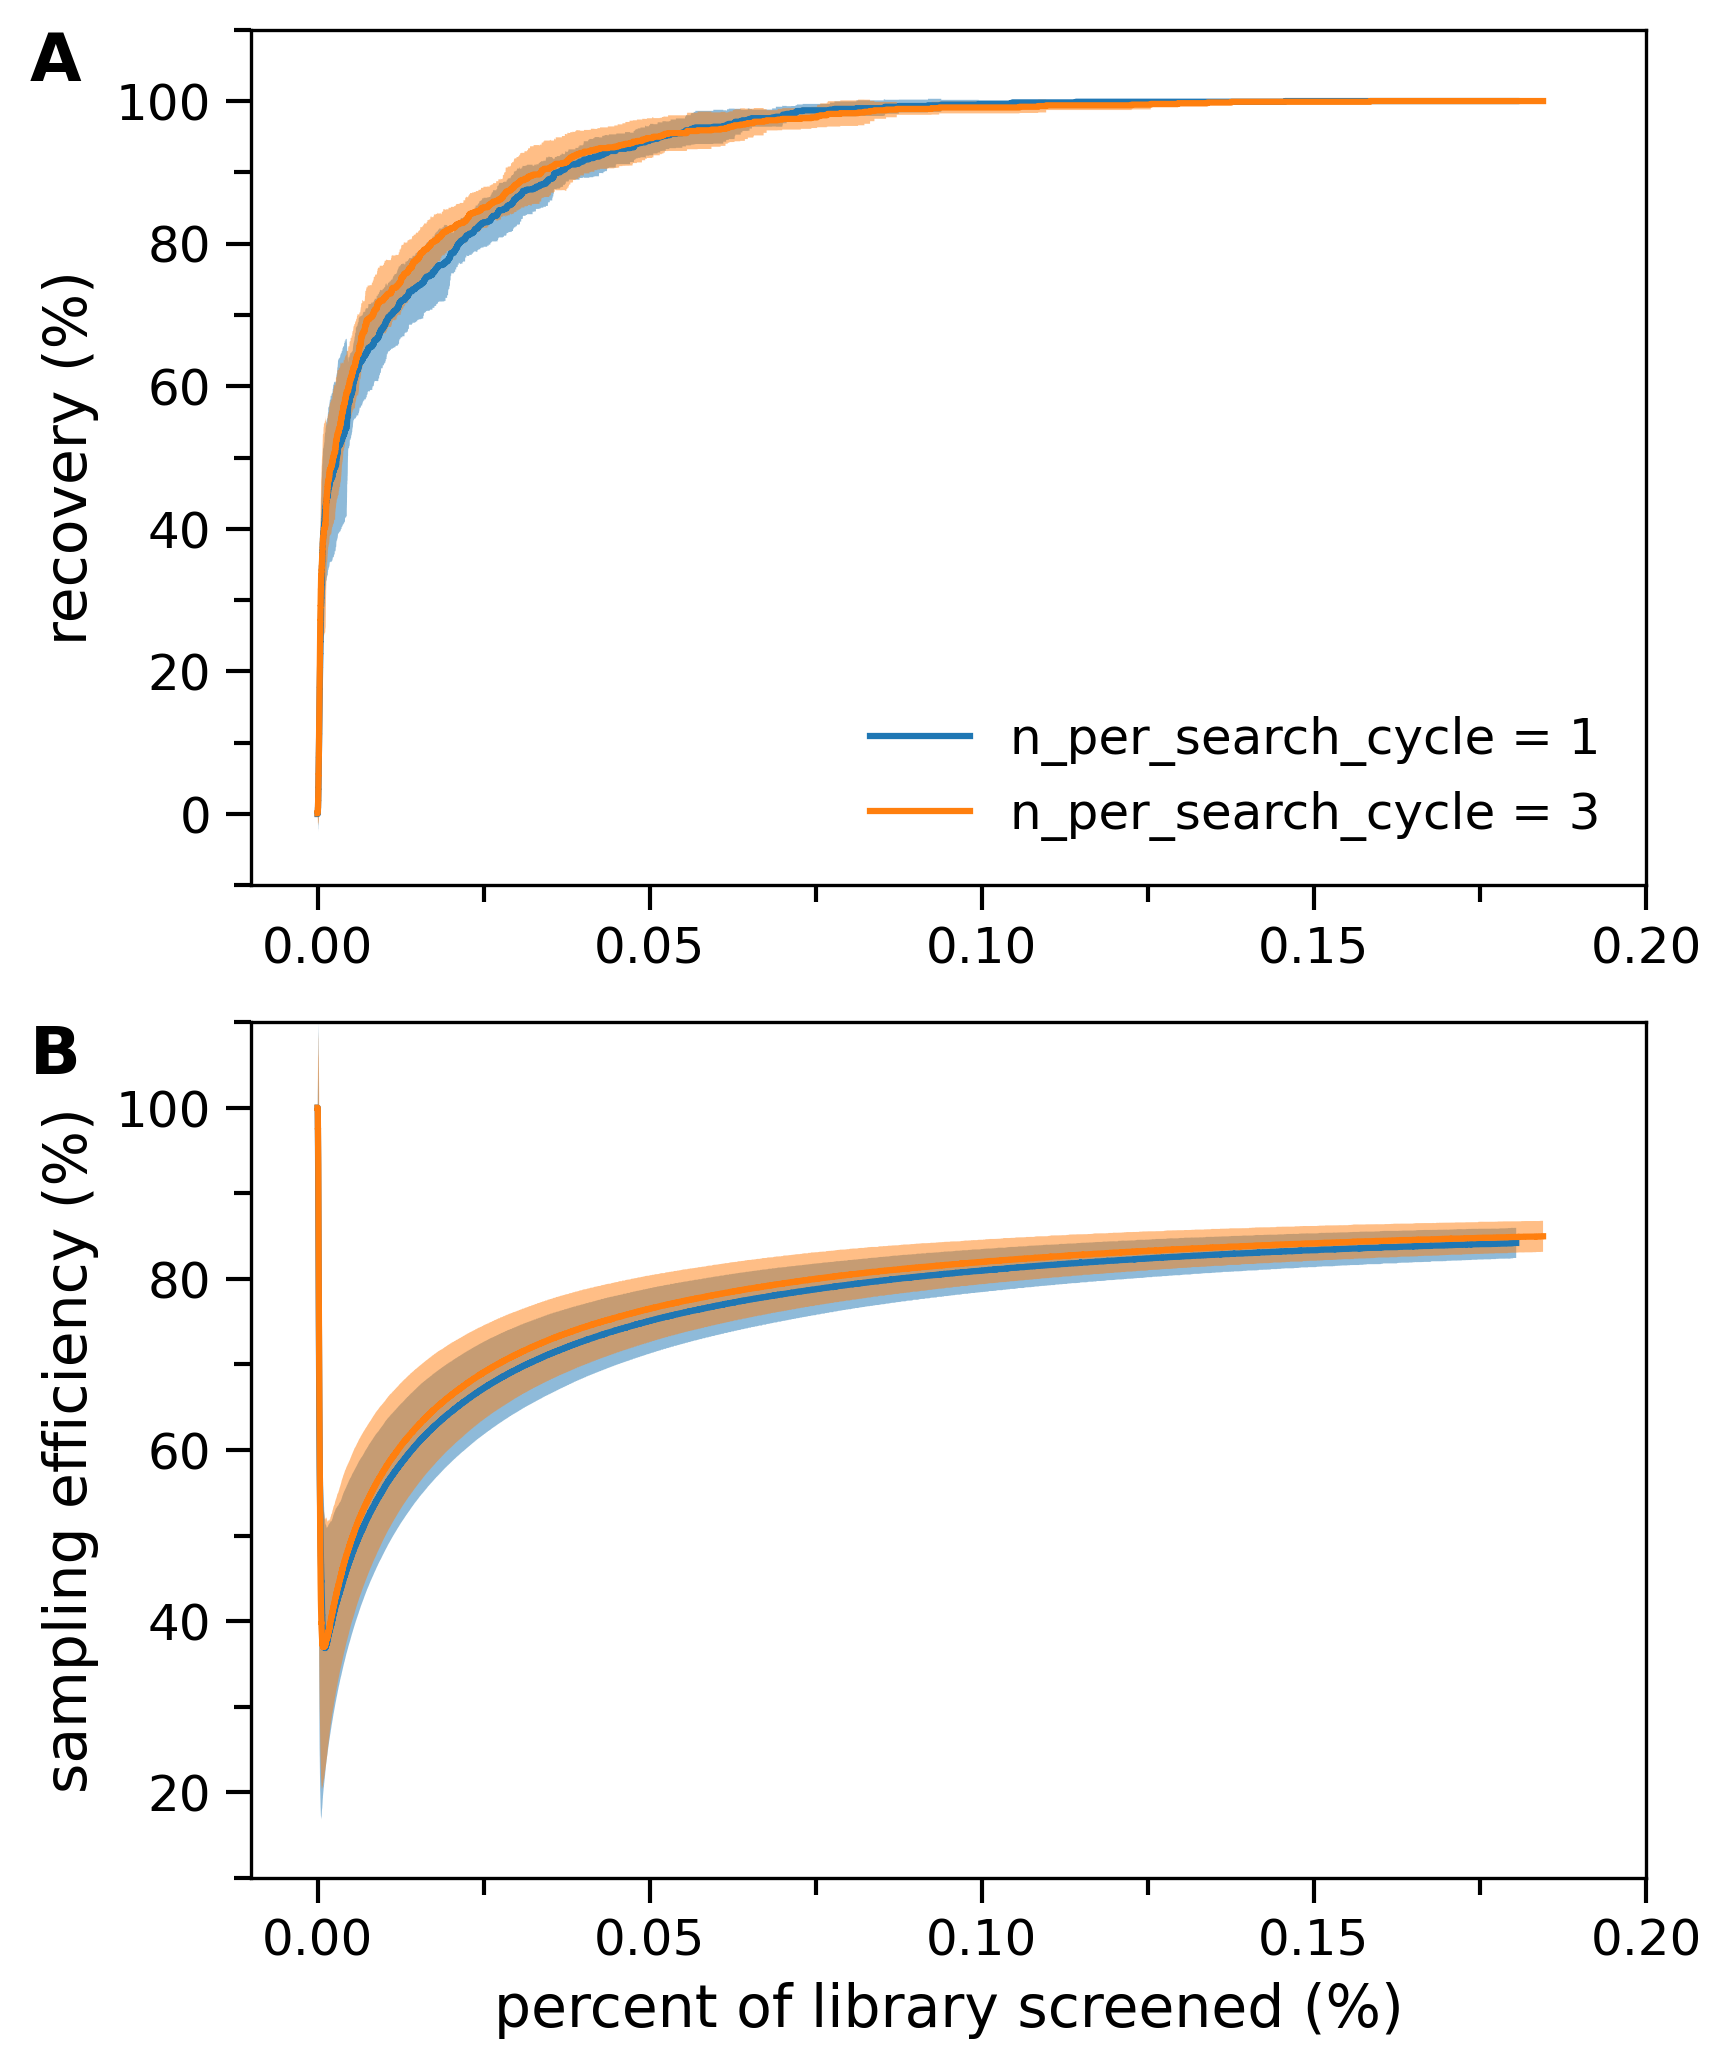

Source code (Python):

import numpy as np
import math,sys
import pandas as pd
from rdkit import Chem

import matplotlib
import matplotlib.cm as cm
import matplotlib.pyplot as plt
import matplotlib.ticker as mticker
from matplotlib.ticker import (MultipleLocator, FormatStrFormatter,
                               AutoMinorLocator)


nprod = 376 * 500 * 500
top100 = {}
df = pd.read_csv("quinazoline_exhaustive.csv")

smiles = df['SMILES'].to_list()
for smi in smiles:
    mol = Chem.MolFromSmiles(smi)
    smi = Chem.MolToSmiles(mol)
    top100[smi] = None
#######################################################
nr = 10
smiles_all = []
eff_all = []
for i in range(0, nr):
    df = pd.read_csv(f"ts_result_1_{i:03d}.csv")
    smiles_all.append(df['SMILES'].to_list())
    eff_all.append(df['Name'].to_list())

leng = [len(x) for x in smiles_all]
mins = min(leng)

percent_lib = [(i+1)/nprod*100 for i in range(mins)]
recovery_all = []
sampling_eff_all = []

for smiles, eff in zip(smiles_all, eff_all):
    count = 0
    recovery = []
    sampling_eff = []
    for i in range(mins):
        sampling_eff.append(float(eff[i].split('_')[-1]))
        if smiles[i] in top100:
           count += 1
        recovery.append(count)
    recovery_all.append(recovery)
    sampling_eff_all.append(sampling_eff)

recovery_average = []
sampling_eff_average = []
recovery_std = []
sampling_eff_std = []
recovery_all = np.array(recovery_all)
sampling_eff_all = np.array(sampling_eff_all)
for i in range(mins):
    recovery_average.append(np.average(recovery_all[:,i]))
    recovery_std.append(np.std(recovery_all[:,i]))
    sampling_eff_average.append(np.average(sampling_eff_all[:,i]))
    sampling_eff_std.append(np.std(sampling_eff_all[:,i]))
r_aver = np.array(recovery_average)
r_std = np.array(recovery_std)
s_aver = np.array(sampling_eff_average)
s_std = np.array(sampling_eff_std)
#==================================================================
fig, ax = plt.subplots(2,figsize=(6,8))
fig.align_labels()
plt.subplots_adjust(left=None, bottom=None, right=None, top=None, wspace=None, hspace=0.16)
plt.rcParams['axes.titlepad'] = 0 #-14  # pad is in points...
params = {'mathtext.default': 'regular' }          
plt.rcParams.update(params)

for i in range(2):
    #ax[i].spines['right'].set_visible(False)
    #ax[i].spines['top'].set_visible(False)

    ax[i].tick_params(size=6,width=1)
    ax[i].tick_params(which='minor',width=1, size=4)
    ax[i].tick_params(labelsize=12)
#==================================================================

ax[0].set_title('A',fontweight='bold', x=-0.14,y=0.94,fontsize=16) 
ax[0].plot(percent_lib,recovery_average,label=r'n_per_search_cycle = 1')
ax[0].fill_between(percent_lib,r_aver-r_std,r_aver+r_std,alpha=0.5)
ax[0].yaxis.set_major_locator(MultipleLocator(20))
ax[0].yaxis.set_minor_locator(MultipleLocator(10))
ax[0].xaxis.set_major_locator(MultipleLocator(0.05))
ax[0].xaxis.set_minor_locator(MultipleLocator(0.025))
ax[0].set_ylim(-10,110)
ax[0].set_xlim(-0.01,0.2)
ax[0].set_ylabel(r'recovery (%)', fontsize=14)

ax[1].set_title('B',fontweight='bold', x=-0.14,y=0.94,fontsize=16) 
ax[1].plot(percent_lib,sampling_eff_average)
ax[1].fill_between(percent_lib,s_aver-s_std,s_aver+s_std,alpha=0.5)
ax[1].yaxis.set_major_locator(MultipleLocator(20))
ax[1].yaxis.set_minor_locator(MultipleLocator(10))
ax[1].xaxis.set_major_locator(MultipleLocator(0.05))
ax[1].xaxis.set_minor_locator(MultipleLocator(0.025))
ax[1].set_xlabel(r'percent of library screened (%)', fontsize=14)
ax[1].set_ylabel(r'sampling efficiency (%)', fontsize=14)
ax[1].set_ylim(10,110)
ax[1].set_xlim(-0.01,0.2)

#==========================================================
nr = 10
smiles_all = []
eff_all = []
for i in range(0, nr):
    df = pd.read_csv(f"ts_result_3_{i:03d}.csv")
    smiles_all.append(df['SMILES'].to_list())
    eff_all.append(df['Name'].to_list())

leng = [len(x) for x in smiles_all]
mins = min(leng)

percent_lib = [(i+1)/nprod*100 for i in range(mins)]
recovery_all = []
sampling_eff_all = []

for smiles, eff in zip(smiles_all, eff_all):
    count = 0
    recovery = []
    sampling_eff = []
    for i in range(mins):
        sampling_eff.append(float(eff[i].split('_')[-1]))
        if smiles[i] in top100:
           count += 1
        recovery.append(count)
    recovery_all.append(recovery)
    sampling_eff_all.append(sampling_eff)

recovery_average = []
sampling_eff_average = []
recovery_std = []
sampling_eff_std = []
recovery_all = np.array(recovery_all)
sampling_eff_all = np.array(sampling_eff_all)
for i in range(mins):
    recovery_average.append(np.average(recovery_all[:,i]))
    recovery_std.append(np.std(recovery_all[:,i]))
    sampling_eff_average.append(np.average(sampling_eff_all[:,i]))
    sampling_eff_std.append(np.std(sampling_eff_all[:,i]))
r_aver = np.array(recovery_average)
r_std = np.array(recovery_std)
s_aver = np.array(sampling_eff_average)
s_std = np.array(sampling_eff_std)

ax[0].plot(percent_lib,recovery_average,label=r'n_per_search_cycle = 3')
ax[0].fill_between(percent_lib,r_aver-r_std,r_aver+r_std,alpha=0.5)
ax[1].plot(percent_lib,sampling_eff_average)
ax[1].fill_between(percent_lib,s_aver-s_std,s_aver+s_std,alpha=0.5)
ax[0].legend(frameon=False,loc='best',fontsize=12)

plt.savefig('fig4.png',bbox_inches='tight',dpi=300) #,transparent=True)
